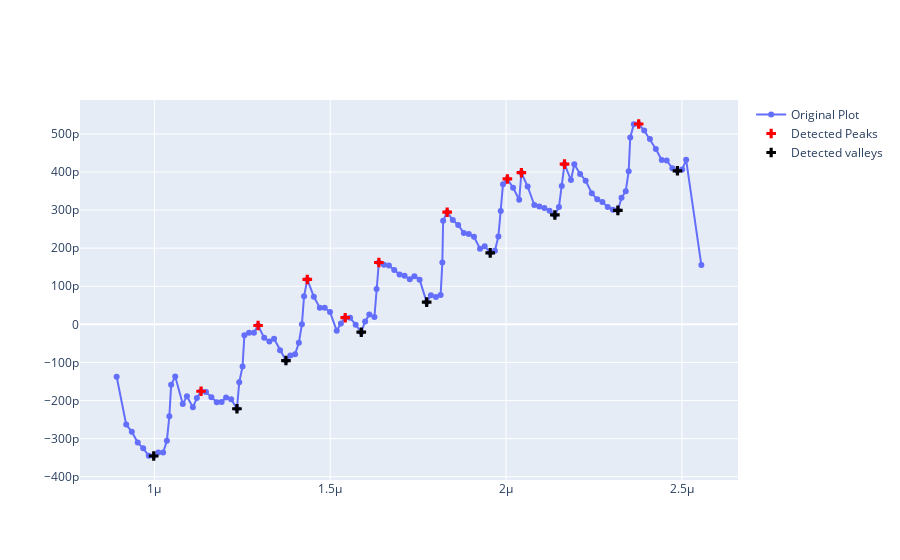

Notebook cell for this chart:
### Markdown cell above
#### simple version

### Code cell
x, z, peak_indices, valley_indices = analyzer.slice_rotate(img_rot, size_rot, j=60, prominence=1e-5, width=2, xz_angle=3, demo=True)
